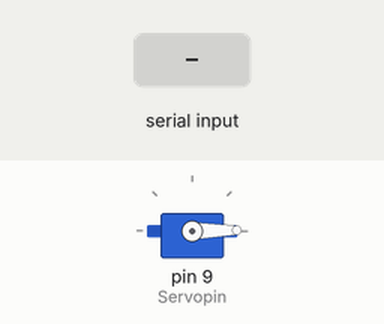
Recording of a sketch running on a simulated Arduino Uno, built with avr-gcc and run on an emulated ATmega328P. Shown: servo. The inputs (shaded band) are chosen by the test bench. What the sketch prints to the serial monitor is not drawn.

Above: at 1.2 s.
1.3 s: "90,45\n" received over Serial
At 2.08 s:
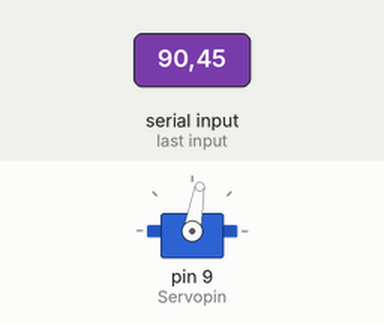
At 4.08 s:
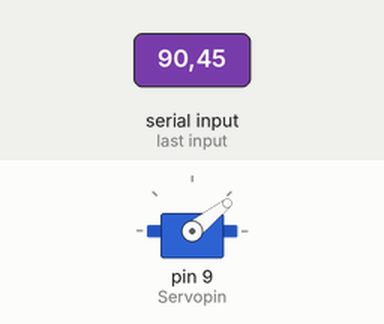
Timing chart, 0 to 5.8 s (numbered marks = the images above; inputs shaded):
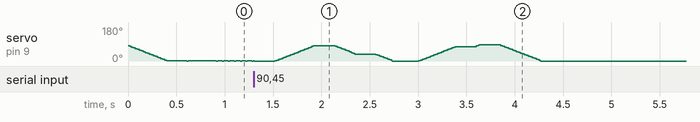

The sketch:

sketch_sep22a.ino
```cpp
/*舵机控制模块*/

#include <Servo.h>

Servo myservo;
int Servopin = 9;
int  serial_data = 0;
int ANG_L = 115;
int ANG_mid = 80;
int ANG_R = 45;
int angle = 80;
int data = 0;
void setup()
{
  Serial.begin(9600);
  myservo.attach(Servopin);
}

void loop() {
  //通信模块调用
  input_data();

  //舵机逻辑部分
  if (data > angle) {
    ANG_L = data;
  }
  if (data == ANG_mid) {
    ANG_mid = data;
  }
  if (data < angle) {
    ANG_R = data;
  }

  if (data > angle) {
    turnL();
  }
  else {
    if (data == ANG_mid) {
      _init();
    }
    else {
      if (data < angle) {
        turnR();
      }
    }
  }

}

/*串口通信模块*/
void input_data() {
  if (Serial.available() > 0)
  {

    serial_data = Serial.read();


    Serial.print(serial_data - 48);
    delay(100);
    Serial.flush();
    Serial.print("\n接收完成！");
    Serial.print("\n");
    delay(100);
    if ((serial_data - 48) == 9) {
      data = 80;
    } else {
      data = (serial_data - 48 - 1) * 10 + 45;
    }
    Serial.print("接收到的角度为：");
    Serial.print(data);
  }
}

/*左转*/
void turnL() {
  for (; angle <= ANG_L; angle++) {
    myservo.write(angle);
    delay(5);
  }
}
/*右转*/
void turnR() {
  for (
    ; angle >= ANG_R; angle-- ) {
    myservo.write(angle);
    delay(5);
  }
}

/*正向*/
void _init() {
  myservo.write(data);
  delay(5);
}
```
